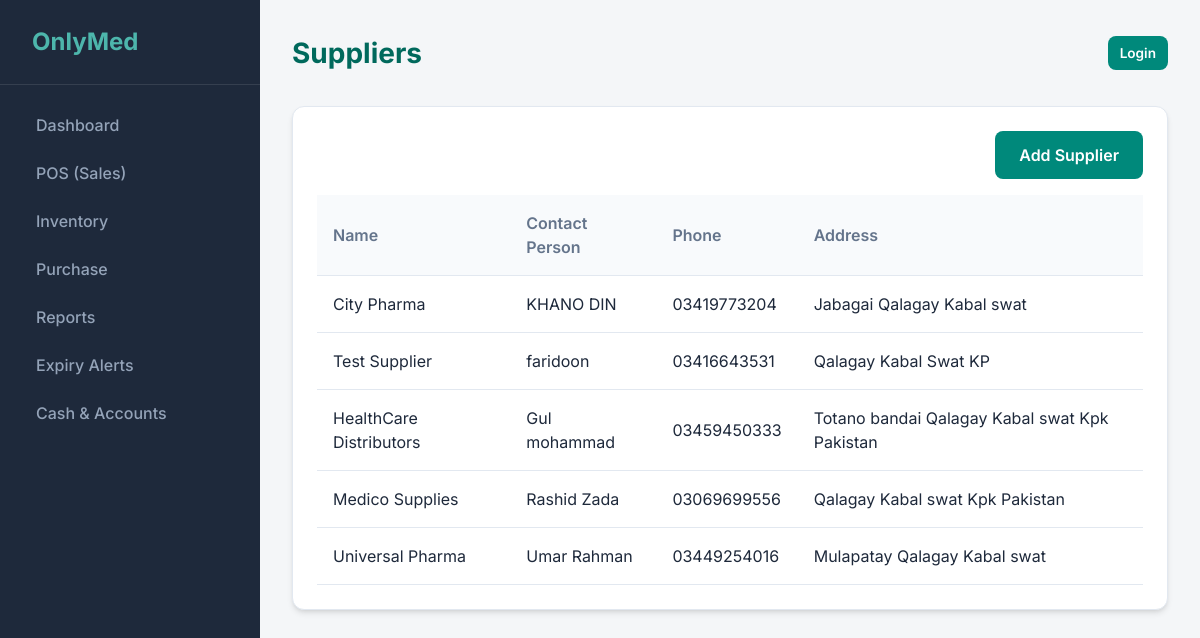
/purchases/suppliers/, run on the app's committed database.
### purchases/models.py (models this page shows, shortened)
class Supplier(models.Model):
    name = models.CharField(max_length=200)
    contact_person = models.CharField(max_length=100, blank=True)
    phone = models.CharField(max_length=20, blank=True)
    address = models.TextField(blank=True)

### purchases/views.py (the view)
# urls.py: path('suppliers/', views.supplier_list, name='supplier_list'),
def supplier_list(request):
    suppliers = Supplier.objects.all()
    return render(request, 'purchases/supplier_list.html', {'suppliers': suppliers})

### templates/purchases/supplier_list.html (shortened to what this page needs)
{% extends 'base.html' %}
{% block page_title %}Suppliers{% endblock %}
{% block content %}
<div class="card">
    <div class="header" style="margin-bottom: 1rem; border-bottom: none;">
        <a href="{% url 'supplier_create' %}" class="btn btn-primary">Add Supplier</a>
    </div>
    <div class="table-container">
        <table>
            <thead>
                <tr>
                    <th>Name</th>
                    <th>Contact Person</th>
                    <th>Phone</th>
                    <th>Address</th>
                </tr>
            </thead>
            <tbody>
                {% for supplier in suppliers %}
                <tr>
                    <td>{{ supplier.name }}</td>
                    <td>{{ supplier.contact_person }}</td>
                    <td>{{ supplier.phone }}</td>
                    <td>{{ supplier.address }}</td>
                </tr>
                {% empty %}
                <tr>
                    <td colspan="4" class="text-center">No suppliers found.</td>
                </tr>
                {% endfor %}
            </tbody>
        </table>
    </div>
</div>
{% endblock %}

### static/css/style.css (style rules this page uses)
:root { --primary: #00897b; --primary-dark: #00695c; --secondary: #4db6ac; --accent: #ffb74d; --bg-body: #f4f6f8; --bg-card: #ffffff; --bg-sidebar: #1e293b; --text-main: #1e293b; --text-muted: #64748b; --text-light: #f1f5f9; --radius: 12px; --shadow: 0 4px 6px -1px rgb(0 0 0 / 0.1), 0 2px 4px -2px rgb(0 0 0 / 0.1); --shadow-lg: 0 10px 15px -3px rgb(0 0 0 / 0.1), 0 4px 6px -4px rgb(0 0 0 / 0.1); }
* { box-sizing: border-box; margin: 0; padding: 0; }
body { font-family: 'Inter', system-ui, -apple-system, sans-serif; background-color: var(--bg-body); color: var(--text-main); line-height: 1.5; display: flex; min-height: 100vh; }
.header { display: flex; justify-content: space-between; align-items: center; margin-bottom: 2rem; }
.card { background: var(--bg-card); border-radius: var(--radius); padding: 1.5rem; box-shadow: var(--shadow); margin-bottom: 1.5rem; border: 1px solid #e2e8f0; }
.btn { display: inline-flex; align-items: center; justify-content: center; padding: 0.75rem 1.5rem; border-radius: 8px; font-weight: 600; cursor: pointer; border: none; transition: transform 0.1s; text-decoration: none; gap: 0.5rem; }
.btn-primary { background: var(--primary); color: white; }
.table-container { overflow-x: auto; }
table { width: 100%; border-collapse: collapse; }
th, td { text-align: left; padding: 1rem; border-bottom: 1px solid #e2e8f0; }
th { background: #f8fafc; font-weight: 600; color: var(--text-muted); }

### data on the page
Supplier: name "City Pharma", contact_person "KHANO DIN", phone "03419773204", address "Jabagai Qalagay Kabal swat"
Supplier: name "Test Supplier", contact_person "faridoon", phone "03416643531", address "Qalagay Kabal Swat KP"
Supplier: name "HealthCare Distributors", contact_person "Gul mohammad", phone "03459450333", address "Totano bandai Qalagay Kabal swat Kpk Pakistan"
Supplier: name "Medico Supplies", contact_person "Rashid Zada", phone "03069699556", address "Qalagay Kabal swat Kpk Pakistan"
Supplier: name "Universal Pharma", contact_person "Umar Rahman", phone "03449254016", address "Mulapatay Qalagay Kabal swat"
